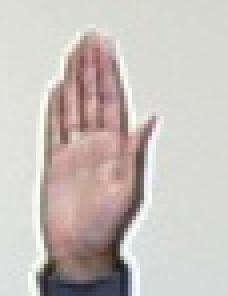
#> input picture test.bmp, 57 x 74 px, given in place of test.jpg, which was not available (shown 4 times larger)
$ python loadtest.py
#> lines starting #> are read from the running program, lines starting #| are printed output that depends on the picture; pictures that were not available may be replaced by others from this repository, and a replacement may not be noted
import pickle
import cv2

img = cv2.imread('test.jpg')
#> img is the input picture: shape (74, 57, 3); mean B, G, R 188.2, 193.1, 200.8
img = cv2.cvtColor(img,cv2.COLOR_BGR2GRAY)
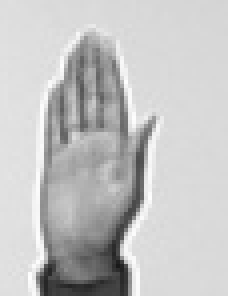
#> img: shape (74, 57) (shown 4 times larger); min 25, max 254, mean 194.9
img = cv2.resize(img, (70,70), cv2.INTER_LINEAR)
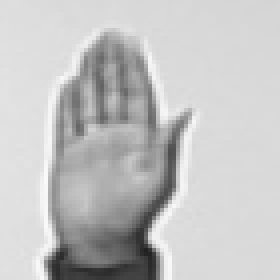
#> img: shape (70, 70) (shown 4 times larger); min 32, max 249, mean 194.8
img = img.reshape(1,-1)

filename = 'finalized_model.sav'
#> (the run stopped early here; a loop or call above may not have finished)

$ run again, with 1.png saved as test.bmp
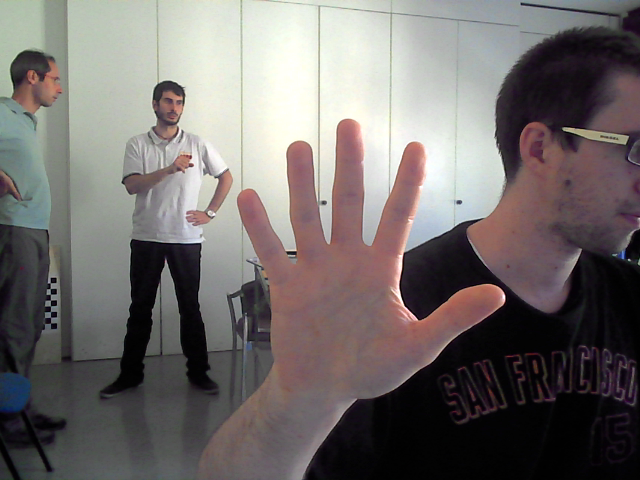
#> input picture 1.png, 640 x 480 px, given in place of test.jpg, which was not available
#> img is the input picture: shape (480, 640, 3); mean B, G, R 107.8, 109.2, 114.8
#> `img = cv2.cvtColor(img,cv2.COLOR_BGR2GRAY)`:
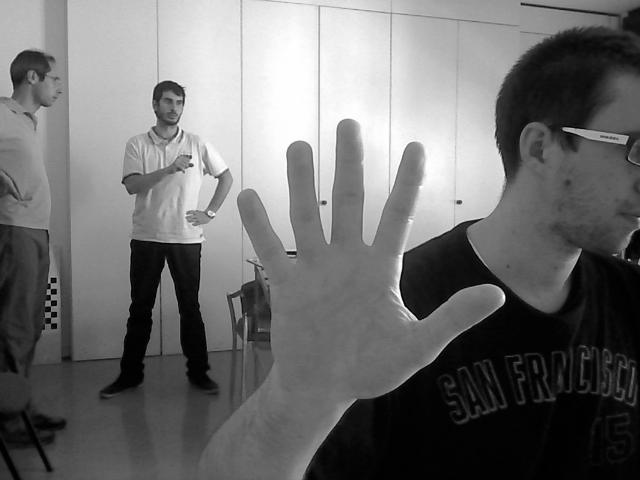
#> img: shape (480, 640); min 0, max 255, mean 110.7
#> `img = cv2.resize(img, (70,70), cv2.INTER_LINEAR)`:
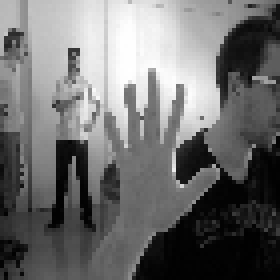
#> img: shape (70, 70) (shown 4 times larger); min 0, max 255, mean 110.4
